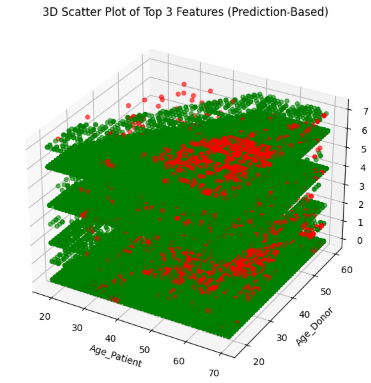

Write Python code to recreate this figure.
from mpl_toolkits.mplot3d import Axes3D

# Use top 3 important features
features_3d = top_features[:3]

fig = plt.figure(figsize=(10, 7))
ax = fig.add_subplot(111, projection='3d')

# Scatter plot with color based on prediction
y_pred_test = stacking_model.predict(X_test)
colors = ['red' if y == 0 else 'green' for y in y_pred_test]

ax.scatter(X_test[features_3d[0]],
           X_test[features_3d[1]],
           X_test[features_3d[2]],
           c=colors,
           alpha=0.6,
           marker='o')

ax.set_xlabel(features_3d[0])
ax.set_ylabel(features_3d[1])
ax.set_zlabel(features_3d[2])
ax.set_title("3D Scatter Plot of Top 3 Features (Prediction-Based)")

plt.show()
plt.savefig('/content/drive/My Drive/TransplantData/3D.png')
